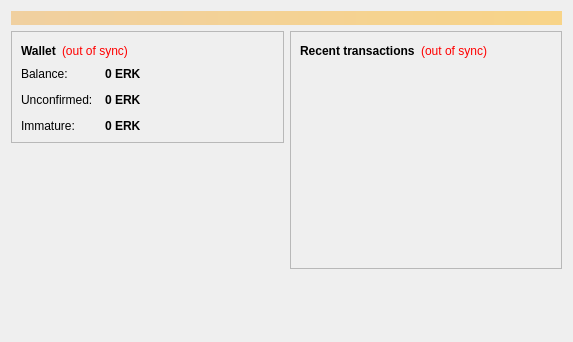
<?xml version="1.0" encoding="UTF-8"?>
<ui version="4.0">
 <class>OverviewPage</class>
 <widget class="QWidget" name="OverviewPage">
  <property name="geometry">
   <rect>
    <x>0</x>
    <y>0</y>
    <width>573</width>
    <height>342</height>
   </rect>
  </property>
  <property name="windowTitle">
   <string>Form</string>
  </property>
  <layout class="QVBoxLayout" name="topLayout">
   <item>
    <widget class="QLabel" name="labelAlerts">
     <property name="visible">
      <bool>false</bool>
     </property>
     <property name="styleSheet">
      <string notr="true">background-color: qlineargradient(x1: 0, y1: 0, x2: 1, y2: 0, stop:0 #F0D0A0, stop:1 #F8D488); color:#000000;</string>
     </property>
     <property name="wordWrap">
      <bool>true</bool>
     </property>
     <property name="margin">
      <number>3</number>
     </property>
    </widget>
   </item>
   <item>
    <layout class="QHBoxLayout" name="horizontalLayout" stretch="1,1">
     <item>
      <layout class="QVBoxLayout" name="verticalLayout_2">
       <item>
        <widget class="QFrame" name="frame">
         <property name="frameShape">
          <enum>QFrame::StyledPanel</enum>
         </property>
         <property name="frameShadow">
          <enum>QFrame::Raised</enum>
         </property>
         <layout class="QVBoxLayout" name="verticalLayout_4">
          <item>
           <layout class="QHBoxLayout" name="horizontalLayout_4">
            <item>
             <widget class="QLabel" name="label_5">
              <property name="font">
               <font>
                <weight>75</weight>
                <bold>true</bold>
               </font>
              </property>
              <property name="text">
               <string>Wallet</string>
              </property>
             </widget>
            </item>
            <item>
             <widget class="QLabel" name="labelWalletStatus">
              <property name="toolTip">
               <string>The displayed information may be out of date. Your wallet automatically synchronizes with the Eurekabitcoin network after a connection is established, but this process has not completed yet.</string>
              </property>
              <property name="styleSheet">
               <string notr="true">QLabel { color: red; }</string>
              </property>
              <property name="text">
               <string notr="true">(out of sync)</string>
              </property>
              <property name="alignment">
               <set>Qt::AlignLeading|Qt::AlignLeft|Qt::AlignVCenter</set>
              </property>
             </widget>
            </item>
            <item>
             <spacer name="horizontalSpacer_2">
              <property name="orientation">
               <enum>Qt::Horizontal</enum>
              </property>
              <property name="sizeHint" stdset="0">
               <size>
                <width>40</width>
                <height>20</height>
               </size>
              </property>
             </spacer>
            </item>
           </layout>
          </item>
          <item>
           <layout class="QFormLayout" name="formLayout_2">
            <property name="fieldGrowthPolicy">
             <enum>QFormLayout::AllNonFixedFieldsGrow</enum>
            </property>
            <property name="horizontalSpacing">
             <number>12</number>
            </property>
            <property name="verticalSpacing">
             <number>12</number>
            </property>
            <item row="0" column="0">
             <widget class="QLabel" name="label">
              <property name="text">
               <string>Balance:</string>
              </property>
             </widget>
            </item>
            <item row="0" column="1">
             <widget class="QLabel" name="labelBalance">
              <property name="font">
               <font>
                <weight>75</weight>
                <bold>true</bold>
               </font>
              </property>
              <property name="cursor">
               <cursorShape>IBeamCursor</cursorShape>
              </property>
              <property name="toolTip">
               <string>Your current balance</string>
              </property>
              <property name="text">
               <string notr="true">0 ERK</string>
              </property>
              <property name="textInteractionFlags">
               <set>Qt::LinksAccessibleByMouse|Qt::TextSelectableByKeyboard|Qt::TextSelectableByMouse</set>
              </property>
             </widget>
            </item>
            <item row="1" column="0">
             <widget class="QLabel" name="label_3">
              <property name="text">
               <string>Unconfirmed:</string>
              </property>
             </widget>
            </item>
            <item row="1" column="1">
             <widget class="QLabel" name="labelUnconfirmed">
              <property name="font">
               <font>
                <weight>75</weight>
                <bold>true</bold>
               </font>
              </property>
              <property name="cursor">
               <cursorShape>IBeamCursor</cursorShape>
              </property>
              <property name="toolTip">
               <string>Total of transactions that have yet to be confirmed, and do not yet count toward the current balance</string>
              </property>
              <property name="text">
               <string notr="true">0 ERK</string>
              </property>
              <property name="textInteractionFlags">
               <set>Qt::LinksAccessibleByMouse|Qt::TextSelectableByKeyboard|Qt::TextSelectableByMouse</set>
              </property>
             </widget>
            </item>
            <item row="2" column="0">
             <widget class="QLabel" name="labelImmatureText">
              <property name="text">
               <string>Immature:</string>
              </property>
             </widget>
            </item>
            <item row="2" column="1">
             <widget class="QLabel" name="labelImmature">
              <property name="font">
               <font>
                <weight>75</weight>
                <bold>true</bold>
               </font>
              </property>
              <property name="toolTip">
               <string>Mined balance that has not yet matured</string>
              </property>
              <property name="text">
               <string notr="true">0 ERK</string>
              </property>
              <property name="textInteractionFlags">
               <set>Qt::LinksAccessibleByMouse|Qt::TextSelectableByKeyboard|Qt::TextSelectableByMouse</set>
              </property>
             </widget>
            </item>
           </layout>
          </item>
         </layout>
        </widget>
       </item>
       <item>
        <spacer name="verticalSpacer">
         <property name="orientation">
          <enum>Qt::Vertical</enum>
         </property>
         <property name="sizeHint" stdset="0">
          <size>
           <width>20</width>
           <height>40</height>
          </size>
         </property>
        </spacer>
       </item>
      </layout>
     </item>
     <item>
      <layout class="QVBoxLayout" name="verticalLayout_3">
       <item>
        <widget class="QFrame" name="frame_2">
         <property name="frameShape">
          <enum>QFrame::StyledPanel</enum>
         </property>
         <property name="frameShadow">
          <enum>QFrame::Raised</enum>
         </property>
         <layout class="QVBoxLayout" name="verticalLayout">
          <item>
           <layout class="QHBoxLayout" name="horizontalLayout_2">
            <item>
             <widget class="QLabel" name="label_4">
              <property name="text">
               <string>&lt;b&gt;Recent transactions&lt;/b&gt;</string>
              </property>
             </widget>
            </item>
            <item>
             <widget class="QLabel" name="labelTransactionsStatus">
              <property name="toolTip">
               <string>The displayed information may be out of date. Your wallet automatically synchronizes with the Eurekabitcoin network after a connection is established, but this process has not completed yet.</string>
              </property>
              <property name="styleSheet">
               <string notr="true">QLabel { color: red; }</string>
              </property>
              <property name="text">
               <string notr="true">(out of sync)</string>
              </property>
              <property name="alignment">
               <set>Qt::AlignRight|Qt::AlignTrailing|Qt::AlignVCenter</set>
              </property>
             </widget>
            </item>
            <item>
             <spacer name="horizontalSpacer">
              <property name="orientation">
               <enum>Qt::Horizontal</enum>
              </property>
              <property name="sizeHint" stdset="0">
               <size>
                <width>40</width>
                <height>20</height>
               </size>
              </property>
             </spacer>
            </item>
           </layout>
          </item>
          <item>
           <widget class="QListView" name="listTransactions">
            <property name="styleSheet">
             <string notr="true">QListView { background: transparent; }</string>
            </property>
            <property name="frameShape">
             <enum>QFrame::NoFrame</enum>
            </property>
            <property name="verticalScrollBarPolicy">
             <enum>Qt::ScrollBarAlwaysOff</enum>
            </property>
            <property name="horizontalScrollBarPolicy">
             <enum>Qt::ScrollBarAlwaysOff</enum>
            </property>
            <property name="selectionMode">
             <enum>QAbstractItemView::NoSelection</enum>
            </property>
           </widget>
          </item>
         </layout>
        </widget>
       </item>
       <item>
        <spacer name="verticalSpacer_2">
         <property name="orientation">
          <enum>Qt::Vertical</enum>
         </property>
         <property name="sizeHint" stdset="0">
          <size>
           <width>20</width>
           <height>40</height>
          </size>
         </property>
        </spacer>
       </item>
      </layout>
     </item>
    </layout>
   </item>
  </layout>
 </widget>
 <resources/>
 <connections/>
</ui>
